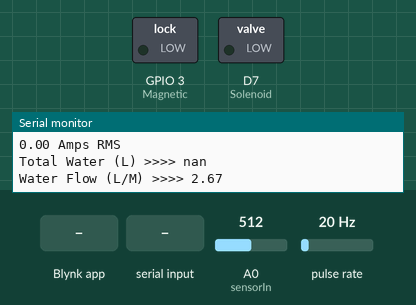
Simulated run of this sketch. Board: ESP8266 (NodeMCU). On the bench: switched loads named in the sketch (green lamp = pin HIGH), the last lines printed to the serial monitor. Wiring (inferred from the names in the program): pulse sensor: data D5. The test bench sets the inputs (shaded band); at power-on: A0 (sensorIn) = 512, pulse rate 20 Hz. WiFi joins after 1.5 s; servers stay silent unless stated; EEPROM starts erased.

Above: at 3.0 s.
3.1 s: Blynk app writes 200 to V10
At 6.3 s:
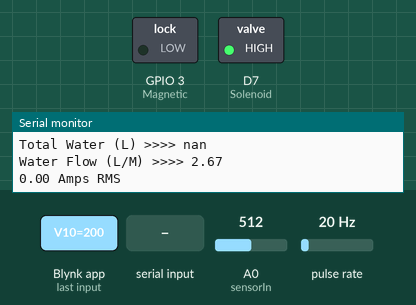
6.7 s: "90,45\n" received over the second serial link
9.0 s: Blynk app writes 1 to V11
Timing chart, 0 to 12.0 s (numbered marks = the images above; inputs shaded):
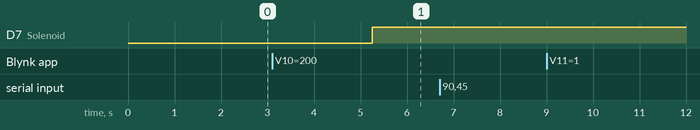

The sketch:

graph_is_0.ino
```cpp
#define BLYNK_PRINT Serial
#define LINE_TOKEN "6ldCGypYxi8BpiBH1je1g916LRYVjNHrGQrWs1vATVg"
#include <ESP8266WiFi.h>
#include <BlynkSimpleEsp8266.h>
#include <SimpleTimer.h>
#include <SPI.h>
#include <TridentTD_LineNotify.h>
#include "Wire.h"
#include <EEPROM.h>
#include <SoftwareSerial.h>
SoftwareSerial NodeSerial(D1, D2); // RX | TX


const int sensorIn = A0;
float mVperAmp = 100; // use 100 for 20A Module and 66 for 30A Module

int X;
int Y;
float TIME = 0;
float FREQUENCY = 0;
float WATER = 0;
float TOTAL = 0;
float LS = 0;
float FlowUnit = 0;
float FlowBath = 0;
float SliderFlow ;
float Voltage = 0;
float VRMS = 0;
float AmpsRMS = 0;

int buttonPin = D0;

int Solenoid = D7;
int Magnetic = D9;
int Flowsensor = D5;
int buttonState = 0;
 char auth[] = "xxxxxxxxxxxxxxxxxxxxxxxxxxxxxx";
 char ssid[] = "Mi Phone";
 char pass[] = "romeo034";

  BLYNK_WRITE(V10)
  {
  SliderFlow = param.asFloat();
  Serial.print(SliderFlow, 3);
  }
  BLYNK_WRITE(V11)
  {
  TOTAL = param.asInt();
  Serial.print(TOTAL);
  }
void setup()
{
  pinMode(D1, INPUT);
  pinMode(D2, OUTPUT);
 Serial.begin(9600);
 EEPROM.begin(512);
 NodeSerial.begin(57600);
 EEPROM.get(0, TOTAL);
 Serial.println(TOTAL);
 Serial.println(LINE.getVersion());
 pinMode(Flowsensor,INPUT_PULLUP);

 pinMode(Solenoid,OUTPUT);
 digitalWrite(Solenoid,LOW);

 pinMode(Magnetic, OUTPUT);
 digitalWrite(Magnetic, LOW);


 //Blynk.begin(auth, ssid, pass);
 Blynk.begin(auth, ssid, pass, "blynk.en-26.com", 9600);

 // กำหนด Line Token
 LINE.setToken(LINE_TOKEN);

}
void loop()
{
 Blynk.run();
 while (NodeSerial.available() > 0)
  {

    float f_data = NodeSerial.parseFloat();
    if (NodeSerial.read() == '\n')
    {
      Serial.print("AmpsRMS");
      Serial.print(" : ");
      Serial.println(f_data);
    }
  }

 Voltage = getVPP();
 VRMS = (Voltage/2.0) *0.707;  //root 2 is 0.707
 AmpsRMS = (VRMS * 1000)/mVperAmp;
 Serial.print(AmpsRMS);
 Serial.println(" Amps RMS");
 Blynk.virtualWrite(V21,AmpsRMS,  " Amps RMS");


  NodeSerial.print(AmpsRMS);
  NodeSerial.print("\n");
/*
Blynk.virtualWrite(V25,c2,  " A" );*/


//ส่วนคำนวณอัตราการไหลของน้ำ
X = pulseIn(Flowsensor, HIGH);
Y = pulseIn(Flowsensor, LOW);
TIME = X + Y;
FREQUENCY = 1000000/TIME;
WATER = FREQUENCY/7.5;
LS = WATER/60;
FlowUnit = TOTAL/1000;
FlowBath = FlowUnit*17;

if(FREQUENCY >= 0)
{
if(isinf(FREQUENCY))
{
Serial.print("Water Flow (L/M) >>>> ");
Serial.println(TIME/100);
EEPROM.put(0, TOTAL);// บันทึกค่าตัวแปร
EEPROM.commit();
EEPROM.get(0, TOTAL);
Serial.println(TOTAL);


Blynk.virtualWrite(V13,FlowBath,  " Bath" ); //ส่งค่าปริมาณการใช้น้ำทั้งหมดขึ้นBlynk
Blynk.virtualWrite(V20,TOTAL,  " L" ); //ส่งค่าปริมาณการใช้น้ำทั้งหมดขึ้นBlynk
Blynk.virtualWrite(V12,FlowUnit,  " Unit" ); //ส่งค่าปริมาณการใช้น้ำทั้งหมดขึ้นBlynk
Serial.print("Total Water (L) >>>> ");
Serial.println(TOTAL);
Blynk.virtualWrite(V23,TIME/100,  " L/M" );
}
else
{
TOTAL = TOTAL + LS;
Blynk.virtualWrite(V23,WATER,  " L/M" ); //ส่งค่าอัตราการไหลของน้ำขึ้นBlynk
 //Serial.println(FREQUENCY);
 //Serial.println(WATER);
 //Serial.println(TOTAL);
 Serial.print("Total Water (L) >>>> ");
 Serial.println(TOTAL);
 Serial.print("Water Flow (L/M) >>>> ");
 Serial.println(WATER);
 Blynk.virtualWrite(V22,TOTAL,  "L/H" );
 }

}

 //ตั้งเงื่อนไขของตัวสไลด์ในBlynkเพื่อกำหนดการแจ้งเตือนของLINE
 if (WATER > 0 && WATER < SliderFlow)
 {
  LINE.notify("มีน้ำรั่ว");
  digitalWrite(Solenoid,HIGH);
 }


 /*if (c1 < c2) {
 //LINE.notify("มีกระแสไฟฟ้ารั่ว");
 digitalWrite(Magnetic, HIGH);
 }*/


}

float getVPP()
{

  float result;
  int readValue = sensorIn;             //value read from the sensor
  int maxValue = 0;          // store max value here
  int minValue = 1024;          // store min value here

   uint32_t start_time = millis();
   while((millis()-start_time) < 1000) //sample for 1 Sec
   {
       readValue = analogRead(sensorIn);
       // see if you have a new maxValue
       if (readValue > maxValue)
       {
           //record the maximum sensor value
           maxValue = readValue;
       }
       if (readValue < minValue)
       {
           //record the minimum sensor value
           minValue = readValue;
       }
   }

   // Subtract min from max
   result = ((maxValue - minValue) * 5.0)/1024.0;

   return result;
}
```

Measured:
- after the input at 3.1 s, D7 (Solenoid): LOW → HIGH after 2.2 s
